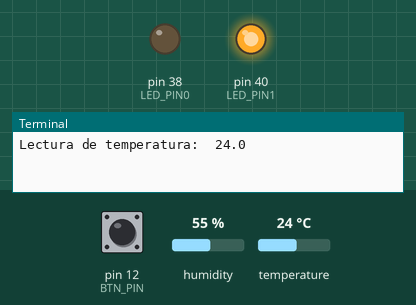
Simulated run of this program. Board: Raspberry Pi (header pin numbers). Shown: output pins drawn as LEDs (lit = HIGH), the last lines printed to the terminal. The test bench sets the inputs (shaded band); at power-on: pin 12 (BTN_PIN) HIGH, humidity 55 %, temperature 24 °C. The clock reads 2024-03-15 10:24:30 at power-on unless the program sets it; pins used as bus, display or sensor lines are not drawn.

Above: at 1.2 s.
1.3 s: pin 12 (BTN_PIN) pulled LOW for 3.2 s
At 4.5 s:
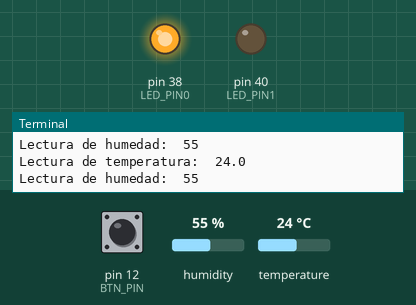
6.0 s: pin 12 (BTN_PIN) pulled LOW for 1.3 s
At 7.1 s:
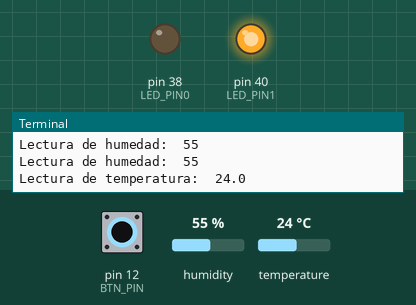
Timing chart, 0 to 9.0 s (numbered marks = the images above; inputs shaded):
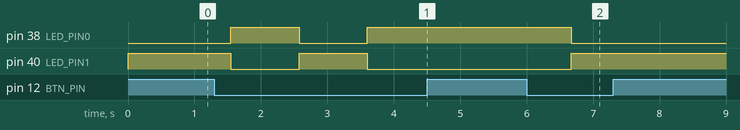

Measured:
- after the input at 1.3 s, pin 38 (LED_PIN0): LOW → HIGH after 0.25 s, → LOW 1.0 s later, → HIGH 1.0 s later; pin 40 (LED_PIN1): HIGH → LOW after 0.25 s, → HIGH 1.0 s later, → LOW 1.0 s later
- after the input at 6.0 s, pin 38 (LED_PIN0): HIGH → LOW after 0.67 s; pin 40 (LED_PIN1): LOW → HIGH after 0.67 s

The program:

measure.py
```python
import RPi.GPIO as GPIO
import time
import MyLibraries.Freenove_DHT as DHT
import sys

# Definir pines que se van a usar
LED_PIN0 = 38    # GPIO 20, blue
LED_PIN1 = 40    # GPIO 21, red

BTN_PIN = 12     # GPIO 18

HYT_PIN = 11     # GPIO 17


def setup():
    # Usar nombres fisicos
    GPIO.setmode(GPIO.BOARD)
    # Conectar con LEDs
    GPIO.setup(LED_PIN0, GPIO.OUT)
    GPIO.setup(LED_PIN1, GPIO.OUT)
    # Conectar boton
    GPIO.setup(BTN_PIN, GPIO.IN, pull_up_down=GPIO.PUD_UP)


def main():
    # Params
    red = True
    btn_pressed = False
    GPIO.output(LED_PIN1, GPIO.HIGH) # red high
    GPIO.output(LED_PIN0, GPIO.LOW) # blue low
    # Inicializar el higrotermometro
    dht_termo = DHT.DHT(HYT_PIN)

    # Bucle principal
    while(True):
        # 15 intentos de lectura (internos)
        data_check = dht_termo.readDHT11()
        if data_check is not dht_termo.DHTLIB_OK:
            continue
        if GPIO.input(BTN_PIN) == GPIO.LOW:
            btn_pressed = True
            if red:
                red = False
                GPIO.output(LED_PIN0, GPIO.HIGH) # blue high
                GPIO.output(LED_PIN1, GPIO.LOW) # red low
            else:
                red = True
                GPIO.output(LED_PIN0, GPIO.LOW) # blue low
                GPIO.output(LED_PIN1, GPIO.HIGH) # red high
        else:
            btn_pressed = False
        # ------------------------------
        if red:
            print("Lectura de temperatura: ", dht_termo.temperature)
        else:
            print("Lectura de humedad: ", dht_termo.humidity)
        time.sleep(0.5)


if __name__ == "__main__":
    try:
        setup()
        main()
    except KeyboardInterrupt:
        GPIO.cleanup()
        sys.exit("\nPrograma finalizado")
```

Freenove_DHT.py
```python
#!/usr/bin/env python3
#############################################################################
# Filename    : Freenove_DHT.py
# Description :	DHT Temperature & Humidity Sensor library for Raspberry
# Author      : freenove
# modification: 2020/10/16
########################################################################
import RPi.GPIO as GPIO
import time

class DHT(object):
	DHTLIB_OK = 0
	DHTLIB_ERROR_CHECKSUM = -1
	DHTLIB_ERROR_TIMEOUT = -2
	DHTLIB_INVALID_VALUE = -999

	DHTLIB_DHT11_WAKEUP = 0.020#0.018		#18ms
	DHTLIB_TIMEOUT = 0.0001			#100us

	humidity = 0
	temperature = 0

	def __init__(self,pin):
		self.pin = pin
		self.bits = [0,0,0,0,0]
		GPIO.setmode(GPIO.BOARD)
	#Read DHT sensor, store the original data in bits[]
	def readSensor(self,pin,wakeupDelay):
		mask = 0x80
		idx = 0
		self.bits = [0,0,0,0,0]
		# Clear sda
		GPIO.setup(pin,GPIO.OUT)
		GPIO.output(pin,GPIO.HIGH)
		time.sleep(0.5)
		# start signal
		GPIO.output(pin,GPIO.LOW)
		time.sleep(wakeupDelay)
		GPIO.output(pin,GPIO.HIGH)
		# time.sleep(0.000001)
		GPIO.setup(pin,GPIO.IN)

		loopCnt = self.DHTLIB_TIMEOUT
		# Waiting echo
		t = time.time()
		while True:
			if (GPIO.input(pin) == GPIO.LOW):
				break
			if((time.time() - t) > loopCnt):
				return self.DHTLIB_ERROR_TIMEOUT
		# Waiting echo low level end
		t = time.time()
		while(GPIO.input(pin) == GPIO.LOW):
			if((time.time() - t) > loopCnt):
				#print ("Echo LOW")
				return self.DHTLIB_ERROR_TIMEOUT
		# Waiting echo high level end
		t = time.time()
		while(GPIO.input(pin) == GPIO.HIGH):
			if((time.time() - t) > loopCnt):
				#print ("Echo HIGH")
				return self.DHTLIB_ERROR_TIMEOUT
		for i in range(0,40,1):
			t = time.time()
			while(GPIO.input(pin) == GPIO.LOW):
				if((time.time() - t) > loopCnt):
					#print ("Data Low %d"%(i))
					return self.DHTLIB_ERROR_TIMEOUT
			t = time.time()
			while(GPIO.input(pin) == GPIO.HIGH):
				if((time.time() - t) > loopCnt):
					#print ("Data HIGH %d"%(i))
					return self.DHTLIB_ERROR_TIMEOUT
			if((time.time() - t) > 0.00005):
				self.bits[idx] |= mask
			#print("t : %f"%(time.time()-t))
			mask >>= 1
			if(mask == 0):
				mask = 0x80
				idx += 1
		#print (self.bits)
		GPIO.setup(pin,GPIO.OUT)
		GPIO.output(pin,GPIO.HIGH)
		return self.DHTLIB_OK
	#Read DHT sensor, analyze the data of temperature and humidity
	def readDHT11Once(self):
		rv = self.readSensor(self.pin,self.DHTLIB_DHT11_WAKEUP)
		if (rv is not self.DHTLIB_OK):
			self.humidity = self.DHTLIB_INVALID_VALUE
			self.temperature = self.DHTLIB_INVALID_VALUE
			return rv
		self.humidity = self.bits[0]
		self.temperature = self.bits[2] + self.bits[3]*0.1
		sumChk = ((self.bits[0] + self.bits[1] + self.bits[2] + self.bits[3]) & 0xFF)
		if(self.bits[4] is not sumChk):
			return self.DHTLIB_ERROR_CHECKSUM
		return self.DHTLIB_OK
	def readDHT11(self):
		result = self.DHTLIB_INVALID_VALUE
		for i in range(0,15):
			result = self.readDHT11Once()
			if result == self.DHTLIB_OK:
				return self.DHTLIB_OK
			time.sleep(0.1)
		return result


def loop():
	dht = DHT(11)
	sumCnt = 0
	okCnt = 0
	while(True):
		sumCnt += 1
		chk = dht.readDHT11()
		if (chk is 0):
			okCnt += 1
		okRate = 100.0*okCnt/sumCnt;
		print("sumCnt : %d, \t okRate : %.2f%% "%(sumCnt,okRate))
		print("chk : %d, \t Humidity : %.2f, \t Temperature : %.2f "%(chk,dht.humidity,dht.temperature))
		time.sleep(3)

if __name__ == '__main__':
	print ('Program is starting ... ')
	try:
		loop()
	except KeyboardInterrupt:
		pass
		exit()
```
